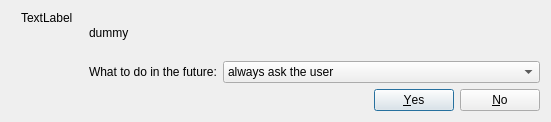
<?xml version="1.0" encoding="UTF-8"?>
<ui version="4.0">
 <class>mtx::gui::Merge::AskScanForPlaylistsDialog</class>
 <widget class="QDialog" name="mtx::gui::Merge::AskScanForPlaylistsDialog">
  <property name="windowModality">
   <enum>Qt::WindowModal</enum>
  </property>
  <property name="geometry">
   <rect>
    <x>0</x>
    <y>0</y>
    <width>551</width>
    <height>122</height>
   </rect>
  </property>
  <property name="sizePolicy">
   <sizepolicy hsizetype="Preferred" vsizetype="Minimum">
    <horstretch>0</horstretch>
    <verstretch>0</verstretch>
   </sizepolicy>
  </property>
  <property name="windowTitle">
   <string>Scan directory for other playlists</string>
  </property>
  <layout class="QVBoxLayout" name="verticalLayout_3">
   <item>
    <layout class="QHBoxLayout" name="horizontalLayout_2">
     <item>
      <layout class="QVBoxLayout" name="verticalLayout">
       <property name="leftMargin">
        <number>10</number>
       </property>
       <property name="rightMargin">
        <number>10</number>
       </property>
       <item>
        <widget class="QLabel" name="iconLabel">
         <property name="sizePolicy">
          <sizepolicy hsizetype="Fixed" vsizetype="Fixed">
           <horstretch>0</horstretch>
           <verstretch>0</verstretch>
          </sizepolicy>
         </property>
         <property name="text">
          <string>TextLabel</string>
         </property>
        </widget>
       </item>
       <item>
        <spacer name="verticalSpacer">
         <property name="orientation">
          <enum>Qt::Vertical</enum>
         </property>
         <property name="sizeType">
          <enum>QSizePolicy::MinimumExpanding</enum>
         </property>
         <property name="sizeHint" stdset="0">
          <size>
           <width>20</width>
           <height>40</height>
          </size>
         </property>
        </spacer>
       </item>
      </layout>
     </item>
     <item>
      <layout class="QVBoxLayout" name="verticalLayout_2">
       <item>
        <widget class="QLabel" name="questionLabel">
         <property name="sizePolicy">
          <sizepolicy hsizetype="Expanding" vsizetype="Minimum">
           <horstretch>0</horstretch>
           <verstretch>0</verstretch>
          </sizepolicy>
         </property>
         <property name="text">
          <string>dummy</string>
         </property>
         <property name="wordWrap">
          <bool>true</bool>
         </property>
         <property name="textInteractionFlags">
          <set>Qt::LinksAccessibleByMouse|Qt::TextSelectableByKeyboard|Qt::TextSelectableByMouse</set>
         </property>
        </widget>
       </item>
       <item>
        <layout class="QHBoxLayout" name="horizontalLayout">
         <item>
          <widget class="QLabel" name="inTheFutureLabel">
           <property name="sizePolicy">
            <sizepolicy hsizetype="Preferred" vsizetype="Minimum">
             <horstretch>0</horstretch>
             <verstretch>0</verstretch>
            </sizepolicy>
           </property>
           <property name="text">
            <string>What to do in the future:</string>
           </property>
          </widget>
         </item>
         <item>
          <widget class="QComboBox" name="scanPolicy">
           <property name="sizePolicy">
            <sizepolicy hsizetype="Expanding" vsizetype="Fixed">
             <horstretch>0</horstretch>
             <verstretch>0</verstretch>
            </sizepolicy>
           </property>
           <item>
            <property name="text">
             <string>always ask the user</string>
            </property>
           </item>
           <item>
            <property name="text">
             <string>always scan for other playlists</string>
            </property>
           </item>
           <item>
            <property name="text">
             <string>never scan for other playlists</string>
            </property>
           </item>
          </widget>
         </item>
        </layout>
       </item>
      </layout>
     </item>
    </layout>
   </item>
   <item>
    <widget class="QDialogButtonBox" name="buttonBox">
     <property name="orientation">
      <enum>Qt::Horizontal</enum>
     </property>
     <property name="standardButtons">
      <set>QDialogButtonBox::No|QDialogButtonBox::Yes</set>
     </property>
    </widget>
   </item>
  </layout>
 </widget>
 <tabstops>
  <tabstop>scanPolicy</tabstop>
  <tabstop>buttonBox</tabstop>
 </tabstops>
 <resources/>
 <connections>
  <connection>
   <sender>buttonBox</sender>
   <signal>accepted()</signal>
   <receiver>mtx::gui::Merge::AskScanForPlaylistsDialog</receiver>
   <slot>accept()</slot>
   <hints>
    <hint type="sourcelabel">
     <x>227</x>
     <y>270</y>
    </hint>
    <hint type="destinationlabel">
     <x>157</x>
     <y>274</y>
    </hint>
   </hints>
  </connection>
  <connection>
   <sender>buttonBox</sender>
   <signal>rejected()</signal>
   <receiver>mtx::gui::Merge::AskScanForPlaylistsDialog</receiver>
   <slot>reject()</slot>
   <hints>
    <hint type="sourcelabel">
     <x>316</x>
     <y>260</y>
    </hint>
    <hint type="destinationlabel">
     <x>286</x>
     <y>274</y>
    </hint>
   </hints>
  </connection>
 </connections>
</ui>
